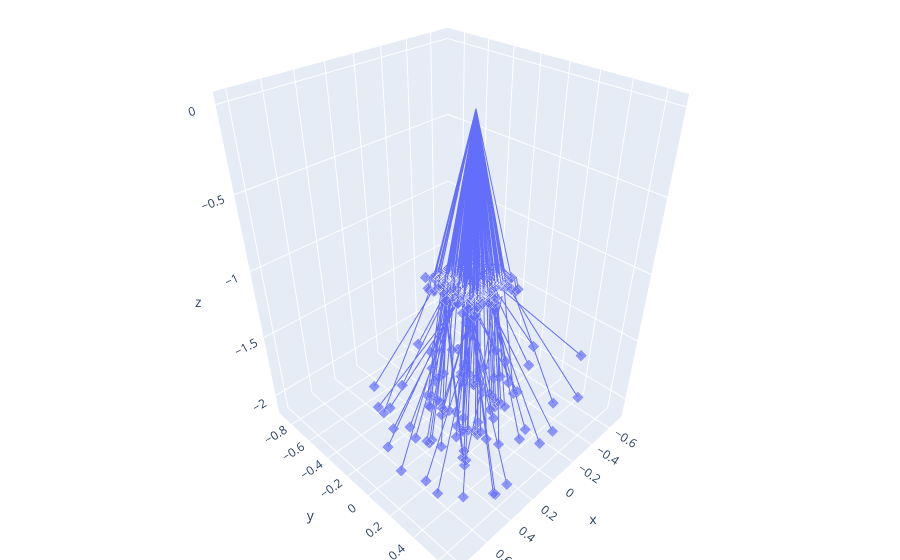

The cell this chart's notebook holds for it:
### Code cell
## All Rays 
viz_all.fig

### Figure 1 — Plotly figure (JSON) as saved in the notebook; plotly's stock layout.template omitted (floating-point values rounded to 4 significant figures; data arrays with more than 128 entries replaced by an {"elided": "..."} marker saying what was removed)
{"data": [{"legendgroup": "Ray 0", "marker": {"size": {"elided": "1500 int values"}, "symbol": "diamond"}, "mode": "lines+markers", "name": "Ray 0", "showlegend": false, "type": "scatter3d", "x": {"elided": "1500 float values"}, "y": {"elided": "1500 float values"}, "z": {"elided": "1500 float values"}}, {"marker": {"color": "rgba(0, 0, 0, 0.0)", "size": 0.01}, "showlegend": false, "type": "scatter3d", "x": [0], "y": [0], "z": [0]}], "layout": {"legend": {"y": 0.96}, "margin": {"b": 0, "l": 0, "r": 0, "t": 0}, "scene": {"aspectmode": "data"}}}
